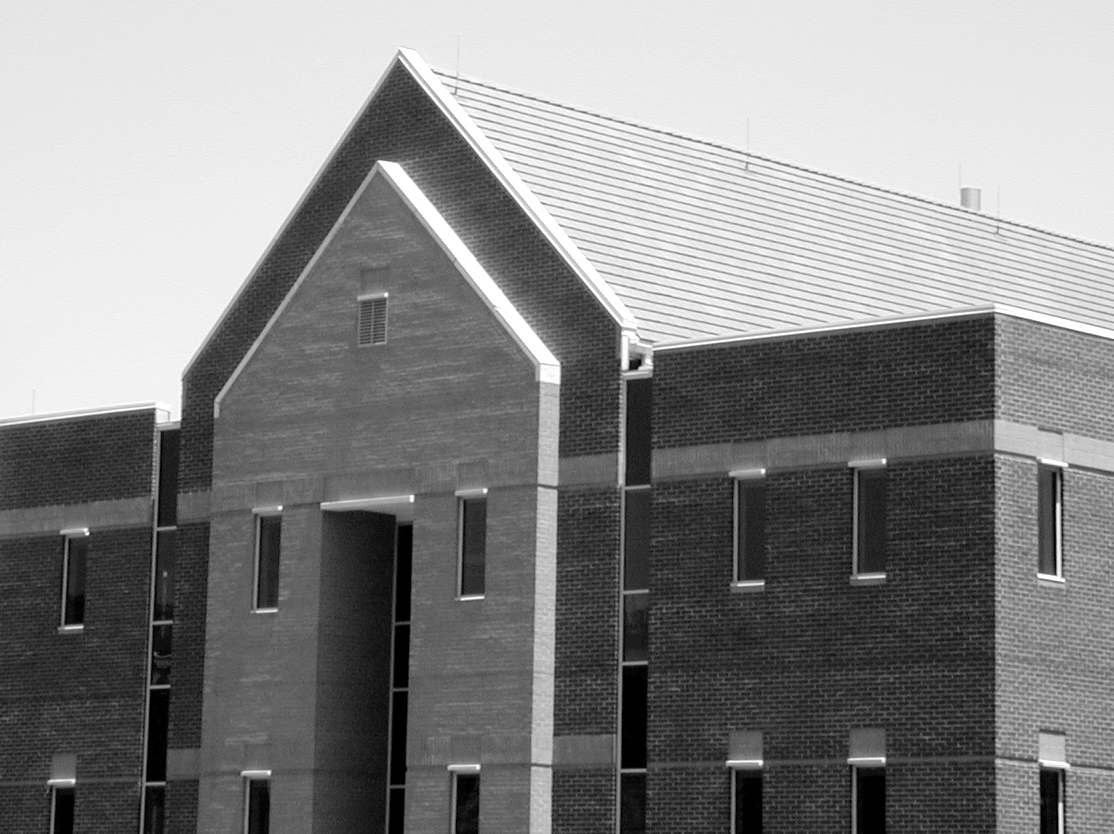
#> input picture CIA/ETE1/image.tif, 1114 x 834 px
$ jupyter execute --allow-errors 1.ipynb
#> lines starting #> are read from the running program, lines starting #| are printed output that depends on the picture
[cell 1]
import cv2
import numpy as np
import matplotlib.pyplot as plt
from skimage.metrics import peak_signal_noise_ratio as psnr
import pywt

# Step 1: Load and preprocess the image
# Read image in grayscale
image = cv2.imread('image.tif', cv2.IMREAD_GRAYSCALE)
#> image is the input picture: shape (834, 1114); min 0, max 255, mean 133.3

print("Step 1: Image loaded successfully")
plt.figure(figsize=(6, 6))
plt.imshow(image, cmap='gray')
plt.title('Original Image')
plt.axis('off')
plt.show()

[cell 2]
# Step 2: DFT Analysis
# Apply DFT
dft = cv2.dft(np.float32(image), flags=cv2.DFT_COMPLEX_OUTPUT)
dft_shift = np.fft.fftshift(dft)

# Visualize DFT spectrum
magnitude_spectrum = 20 * np.log(cv2.magnitude(dft_shift[:,:,0], dft_shift[:,:,1]))
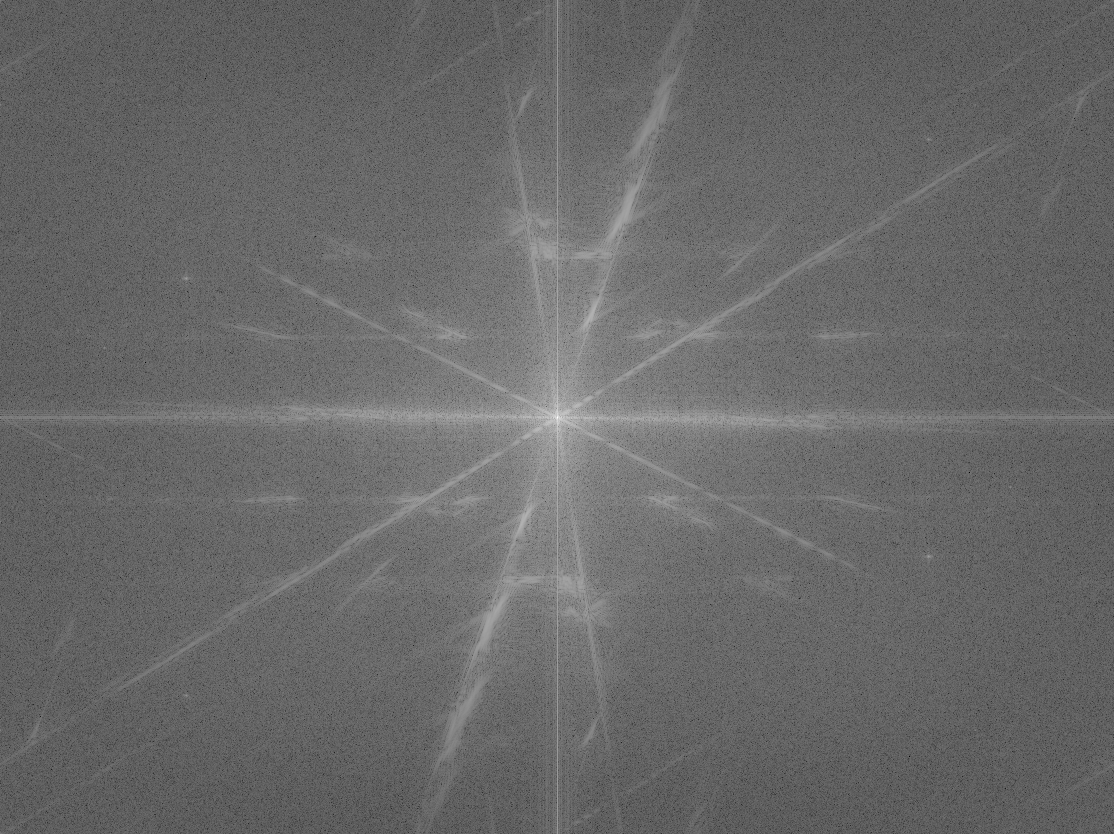
#> magnitude_spectrum: shape (834, 1114) float32; min 14.88, max 372.7, mean 162.5; drawn with min black and max white
plt.figure(figsize=(10, 4))
plt.subplot(121)
plt.imshow(magnitude_spectrum, cmap='gray')
plt.title('DFT Magnitude Spectrum')
plt.axis('off')
plt.show()

print("\nStep 2: DFT Analysis completed")

# DFT Reconstruction
f_ishift = np.fft.ifftshift(dft_shift)
dft_reconstructed = cv2.idft(f_ishift)
dft_reconstructed = cv2.magnitude(dft_reconstructed[:,:,0], dft_reconstructed[:,:,1])

[cell 3]
# Step 3: Wavelet Analysis
print("\nStep 3: Performing Wavelet Analysis...")

# Level 1 Wavelet Decomposition
wavelet_coeffs_l1 = pywt.wavedec2(image, 'db1', level=1)
#> wavelet_coeffs_l1 = 2 items
# Convert coefficients to array for visualization
wavelet_array_l1, _ = pywt.coeffs_to_array(wavelet_coeffs_l1)
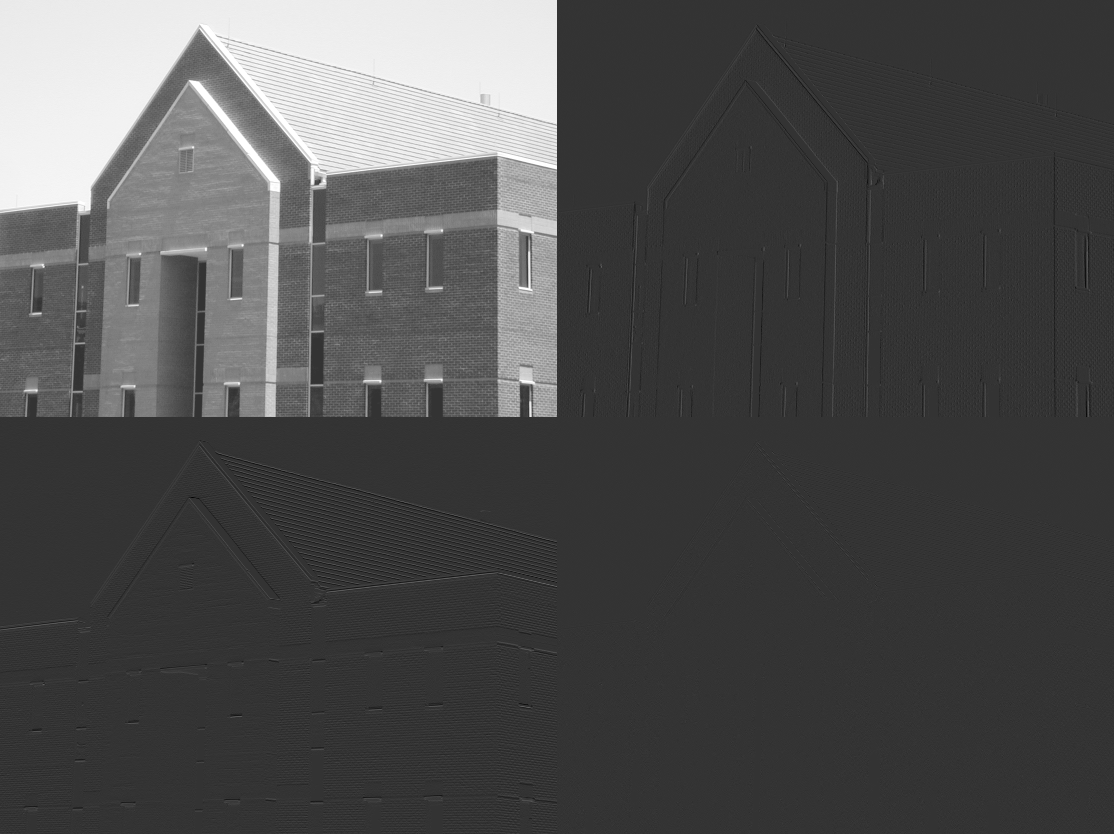
#> wavelet_array_l1: shape (834, 1114) float64; min -130.5, max 510, mean 66.7; drawn with min black and max white

# Visualize Level 1 Decomposition
plt.figure(figsize=(8, 8))
plt.imshow(wavelet_array_l1, cmap='gray')
plt.title('Wavelet Decomposition Level 1')
plt.axis('off')
plt.show()

# Level 2 Wavelet Decomposition
wavelet_coeffs_l2 = pywt.wavedec2(image, 'db1', level=2)
#> wavelet_coeffs_l2 = 3 items
# Convert coefficients to array for visualization
wavelet_array_l2, _ = pywt.coeffs_to_array(wavelet_coeffs_l2)
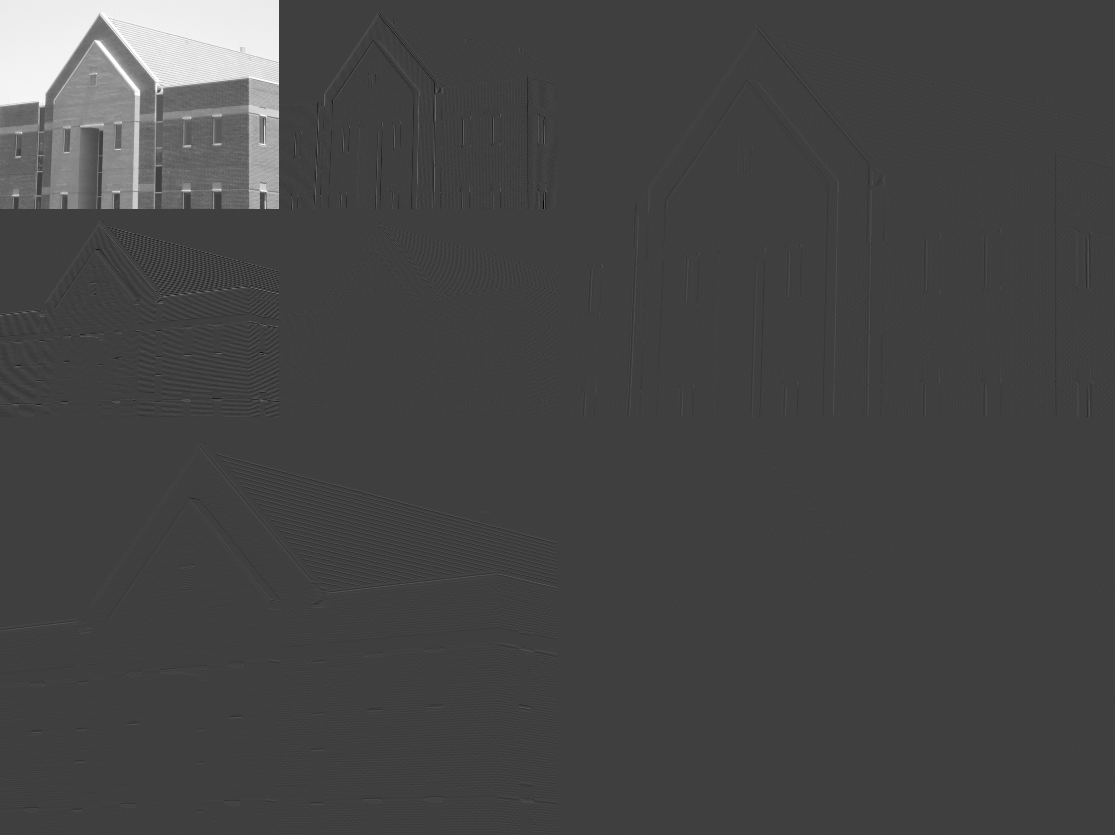
#> wavelet_array_l2: shape (835, 1115) float64; min -339.8, max 1020, mean 33.5; drawn with min black and max white

# Visualize Level 2 Decomposition
plt.figure(figsize=(8, 8))
plt.imshow(wavelet_array_l2, cmap='gray')
plt.title('Wavelet Decomposition Level 2')
plt.axis('off')
plt.show()

# Wavelet Reconstruction
wavelet_reconstructed = pywt.waverec2(wavelet_coeffs_l2, 'db1')

[cell 4]
# Step 4: Comparison
print("\nStep 4: Comparing Results...")

# Calculate PSNR values
dft_psnr_value = psnr(image, dft_reconstructed)
#> dft_psnr_value = -115.1
wavelet_psnr_value = psnr(image, wavelet_reconstructed)
#> wavelet_psnr_value = 309

# Final Visualization comparing all images
plt.figure(figsize=(15, 5))

# Original Image
plt.subplot(131)
plt.imshow(image, cmap='gray')
plt.title('Original Image')
plt.axis('off')

# DFT Reconstructed
plt.subplot(132)
plt.imshow(dft_reconstructed, cmap='gray')
plt.title(f'DFT Reconstructed\nPSNR: {dft_psnr_value:.2f}dB')
plt.axis('off')

# Wavelet Reconstructed
plt.subplot(133)
plt.imshow(wavelet_reconstructed, cmap='gray')
plt.title(f'Wavelet Reconstructed\nPSNR: {wavelet_psnr_value:.2f}dB')
plt.axis('off')

plt.tight_layout()
plt.show()
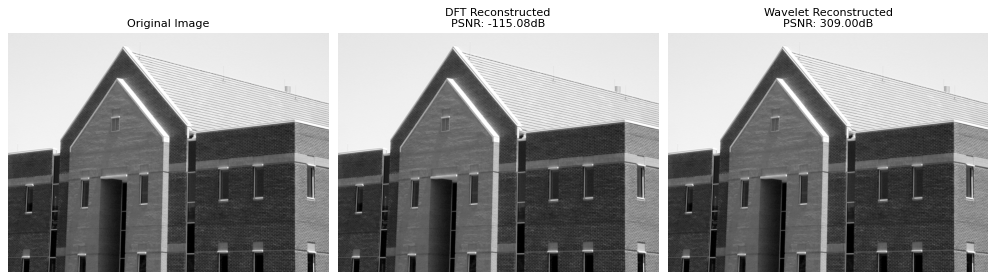
#> figure drawn by matplotlib, 3 panels

# Print comparison results
print("\nFinal Results:")
print(f"DFT Reconstruction PSNR: {dft_psnr_value:.2f} dB")
#| DFT Reconstruction PSNR: -115.08 dB
print(f"Wavelet Reconstruction PSNR: {wavelet_psnr_value:.2f} dB")
#| Wavelet Reconstruction PSNR: 309.00 dB

# Analysis of results
print("\nAnalysis:")
if dft_psnr_value > wavelet_psnr_value:
    print("DFT reconstruction performed better in terms of PSNR")
else:
    print("Wavelet reconstruction performed better in terms of PSNR")

[cell 5]
import cv2
import numpy as np
import matplotlib.pyplot as plt
import pywt
import os

# Check and load image
image_path = 'image.tif'  # Replace with your actual image path

# Check if file exists
if not os.path.exists(image_path):
    raise FileNotFoundError(f"Image file not found at: {image_path}")

# Read the image
img = cv2.imread(image_path)
if img is None:
    raise ValueError(f"Failed to load image from: {image_path}")

# Convert to grayscale if image is color
if len(img.shape) == 3:
    img = cv2.cvtColor(img, cv2.COLOR_BGR2GRAY)

# Resize to power of 2 to avoid dimension issues
target_size = 512  # or 256, depending on your needs
img = cv2.resize(img, (target_size, target_size))
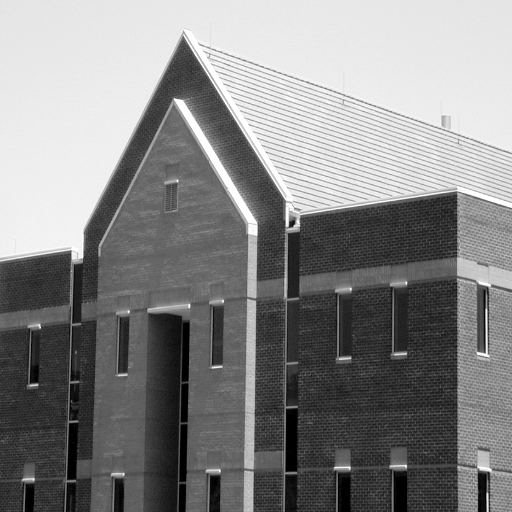
#> img: shape (512, 512); min 0, max 255, mean 133.2
img = np.float32(img)

print(f"Image loaded and resized to: {img.shape}")
#| Image loaded and resized to: (512, 512)


# Compute coefficients for all levels at once
coeffs = pywt.wavedec2(img, 'db1', level=3)
#> coeffs = 4 items

# Arrange coefficients
coeffs_arr, slices = pywt.coeffs_to_array(coeffs)
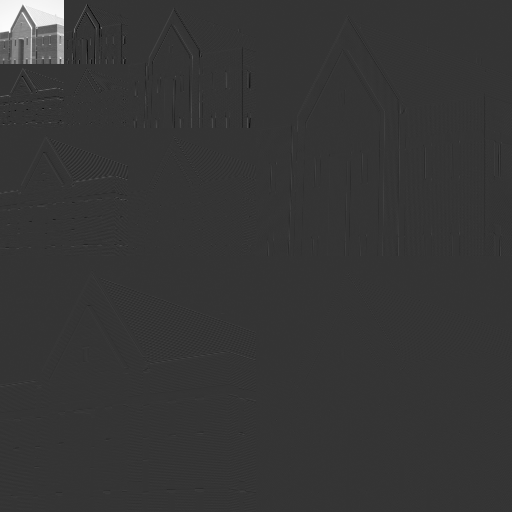
#> coeffs_arr: shape (512, 512) float32; min -513.9, max 1961, mean 16.8; drawn with min black and max white
#> slices = 4 items

# Create visualization for each level separately
plt.figure(figsize=(20, 5))

# Level 1
plt.subplot(141)
LL1, (LH1, HL1, HH1) = pywt.dwt2(img, 'db1')
N1 = LL1.shape[0]
#> N1 = 256
vis1 = np.zeros((N1*2, N1*2))
vis1[:N1, :N1] = LL1
vis1[:N1, N1:] = LH1
vis1[N1:, :N1] = HL1
vis1[N1:, N1:] = HH1
plt.imshow(vis1, cmap='gray')
plt.title('1 level\ndwt2 decomposition')
plt.axis('off')

# Level 2
plt.subplot(142)
LL2, (LH2, HL2, HH2) = pywt.dwt2(LL1, 'db1')
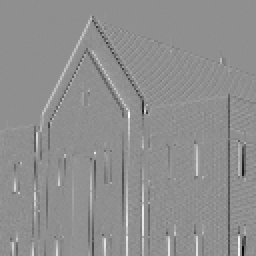
#> HL2: shape (128, 128) float32 (shown 2 times larger); min -358, max 278.2, mean -0.1; drawn with min black and max white
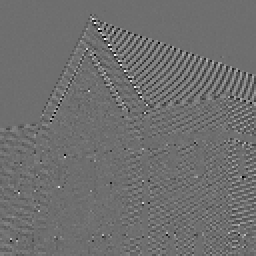
#> HH2: shape (128, 128) float32 (shown 2 times larger); min -98.75, max 128.7, mean 0; drawn with min black and max white
N2 = LL2.shape[0]
#> N2 = 128
vis2 = np.zeros((N1*2, N1*2))
# Level 2 coefficients
vis2[:N2, :N2] = LL2
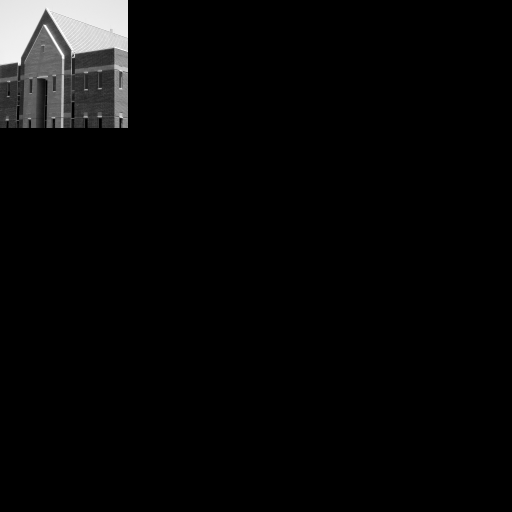
#> vis2: shape (512, 512) float64; min 0, max 1020, mean 33.3; drawn with min black and max white
vis2[:N2, N2:2*N2] = LH2
vis2[N2:2*N2, :N2] = HL2
vis2[N2:2*N2, N2:2*N2] = HH2
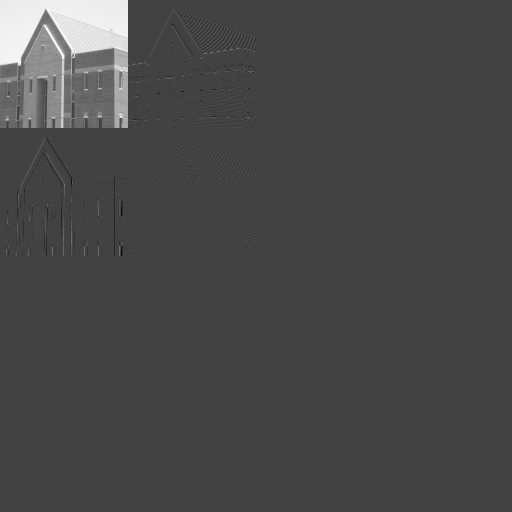
#> vis2: shape (512, 512) float64; min -358, max 1020, mean 33.4; drawn with min black and max white
# Fill in level 1 details
#> (the rest of this cell did not finish here and is left out)
